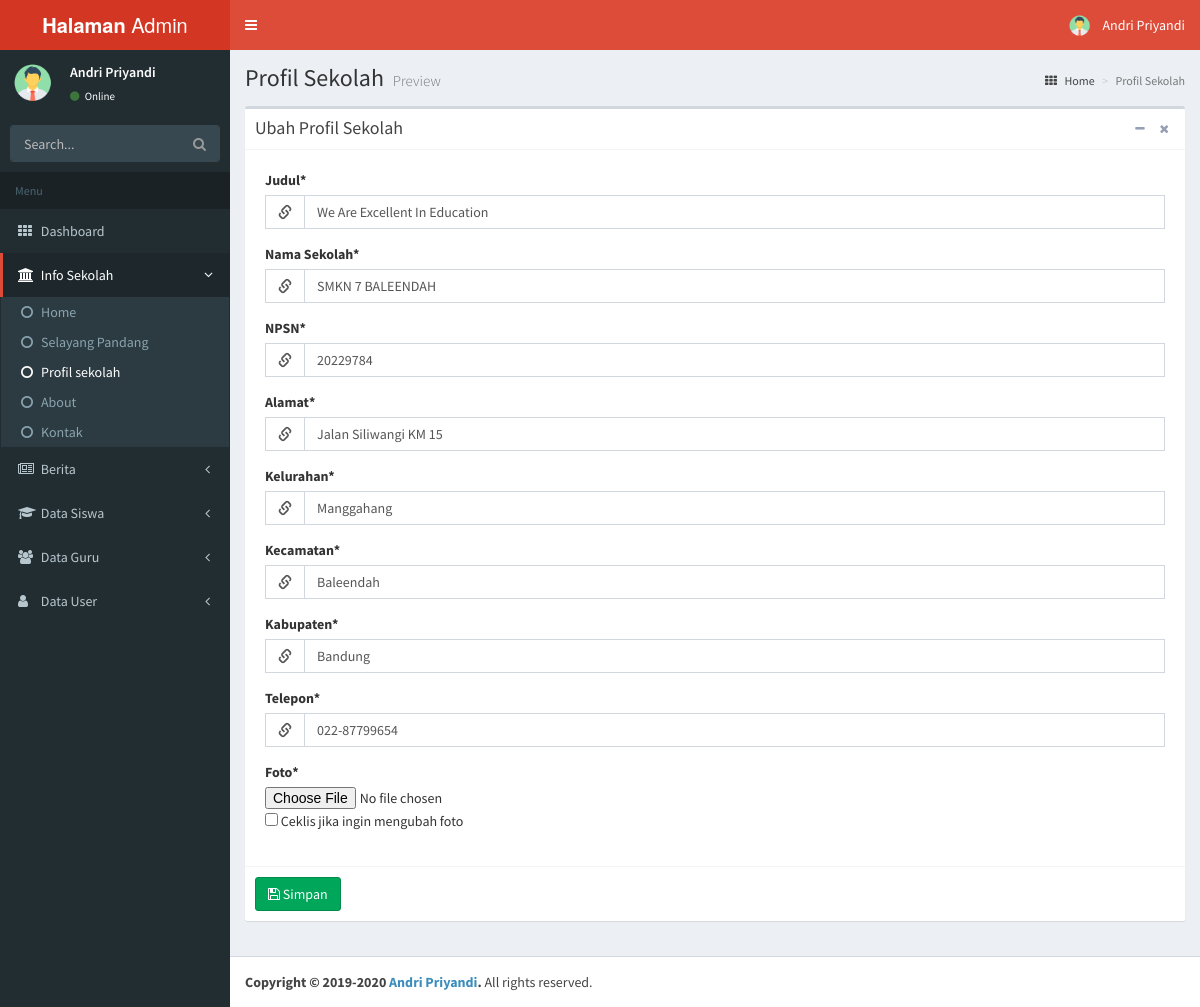
The page /dashboard/admin/profil_sekolah.php (signed in) on the database its author committed.
### tables this page shows
CREATE TABLE `user` (
  `id` int(11) NOT NULL,
  `nama` varchar(100) NOT NULL,
  `username` varchar(100) NOT NULL,
  `password` varchar(100) NOT NULL,
  `level` varchar(100) NOT NULL,
  `foto` varchar(255) NOT NULL
);

CREATE TABLE `profil_sekolah` (
  `id` int(11) NOT NULL,
  `judul` varchar(255) NOT NULL,
  `nama_sekolah` varchar(255) NOT NULL,
  `npsn` int(20) NOT NULL,
  `alamat` text NOT NULL,
  `kelurahan` varchar(255) NOT NULL,
  `kecamatan` varchar(255) NOT NULL,
  `kabupaten` varchar(255) NOT NULL,
  `telp` varchar(100) NOT NULL,
  `foto` varchar(255) NOT NULL
);

### dashboard/admin/profil_sekolah.php (the view, shortened to what this page needs)
<?php $page = "EditPS"; ?>
<?php include "_partials/meta.php"; ?>
<?php include "_partials/head.php"; ?>
<?php include "_partials/sidebar.php";?>
    <div class="wrapper">
      <div class="content-wrapper">
        <section class="content-header">
          <h1>Profil Sekolah <small>Preview</small></h1>
          <ol class="breadcrumb">
            <li><a href="index.php"><i class="fa fa-th"></i> Home</a></li>
            <li class="active">Profil Sekolah</li>
          </ol>
        </section>
        <section class="content">
          <div class="box">
            <div class="box-header with-border">
              <h1 class="box-title">Ubah Profil Sekolah</h1>
              <div class="box-tools pull-right">
                <button class="btn btn-box-tool" data-widget="collapse" data-toggle="tooltip" title="Collapse"><i class="fa fa-minus"></i></button>
                <button class="btn btn-box-tool" data-widget="remove" data-toggle="tooltip" title="Remove"><i class="fa fa-times"></i></button>
              </div>
            </div>
            <div class="box-body">
              <?php
                  include "../conf/koneksi.php";
                  $query = "SELECT * FROM profil_sekolah";
                  $sql = mysqli_query($koneksi, $query);
                  $data = mysqli_fetch_array($sql);
              ?>
              <form method="post" action="proses/pu_profil_sekolah.php?id=<?= $data['id']; ?>" enctype="multipart/form-data">
                <div class="box-body">
                    <div class="form-group">
                      <label>Judul*</label>
                      <div class="input-group">
                      <div class="input-group-addon">
                        <i class="glyphicon glyphicon-link"></i>
                      </div>
                      <input type="text" class="form-control" name="judul" value="<?php echo $data['judul']; ?>">
                    </div>
                    </div>
                    <div class="form-group">
                      <label>Nama Sekolah*</label>
                      <div class="input-group">
                      <div class="input-group-addon">
                        <i class="glyphicon glyphicon-link"></i>
                      </div>
                      <input type="text" class="form-control" name="nama_sekolah" value="<?php echo $data['nama_sekolah']; ?>">
                    </div>
                    </div>
                    <div class="form-group">
                      <label>NPSN*</label>
                      <div class="input-group">
                      <div class="input-group-addon">
                        <i class="glyphicon glyphicon-link"></i>
                      </div>
                      <input type="text" class="form-control" name="npsn" value="<?php echo $data['npsn']; ?>">
                    </div>
                    </div>
                    <div class="form-group">
                      <label>Alamat*</label>
                      <div class="input-group">
                      <div class="input-group-addon">
                        <i class="glyphicon glyphicon-link"></i>
                      </div>
                      <input type="text" class="form-control" name="alamat" value="<?php echo $data['alamat']; ?>">
                    </div>
                    </div>
                    <div class="form-group">
                      <label>Kelurahan*</label>
                      <div class="input-group">
                      <div class="input-group-addon">
                        <i class="glyphicon glyphicon-link"></i>
                      </div>
                      <input type="text" class="form-control" name="kelurahan" value="<?php echo $data['kelurahan']; ?>">
                    </div>
                    </div>
                    <div class="form-group">
                      <label>Kecamatan*</label>
                      <div class="input-group">
                      <div class="input-group-addon">
                        <i class="glyphicon glyphicon-link"></i>
                      </div>
                      <input type="text" class="form-control" name="kecamatan" value="<?php echo $data['kecamatan']; ?>">
                    </div>
                    </div>
                    <div class="form-group">
                      <label>Kabupaten*</label>
                      <div class="input-group">
                      <div class="input-group-addon">
                        <i class="glyphicon glyphicon-link"></i>
                      </div>
                      <input type="text" class="form-control" name="kabupaten" value="<?php echo $data['kabupaten']; ?>">
                    </div>
                    </div>
                    <div class="form-group">
                      <label>Telepon*</label>
                      <div class="input-group">
                      <div class="input-group-addon">
                        <i class="glyphicon glyphicon-link"></i>
                      </div>
                      <input type="text" class="form-control" name="telp" value="<?php echo $data['telp']; ?>">
                    </div>
                    </div>
                    <div class="form-group">
                      <label>Foto*</label>
                      <input type="file" name="foto">
                      <input type="checkbox" name="ubah_foto" value="true"> Ceklis jika ingin mengubah foto<br>
                    </div>
                  </div>
            </div>
            <div class="box-footer">
             <button type="submit" class="btn btn-success"><i class="fa fa-save"></i> Simpan</button>
            </div>
          </div>
        </section>
      </div>
      <?php include "_partials/footer.php"; ?>
    </div>
  </body>
</html>

### dashboard/admin/_partials/head.php (shortened to what this page needs)
<header class="main-header">
  <a href="#" class="logo">
    <span class="logo-lg"><b>Halaman</b> Admin</span>
  </a>
  <nav class="navbar navbar-static-top" role="navigation">
    <a href="#" class="sidebar-toggle" data-toggle="offcanvas" role="button">
    </a>
    <div class="navbar-custom-menu">
      <ul class="nav navbar-nav">
        <li class="dropdown user user-menu">
          <a href="#" class="dropdown-toggle" data-toggle="dropdown">
            <img src="proses/images/<?= $data['foto']; ?>" class="user-image" alt="User Image"/>
            <span class="hidden-xs"><?php echo $data['nama']; ?></span>
          </a>
        </li>
      </ul>
    </div>
  </nav>
</header>

### dashboard/admin/_partials/sidebar.php (shortened to what this page needs)
<aside class="main-sidebar">
  <section class="sidebar">
    <div class="user-panel">
      <div class="pull-left image">
        <img src="proses/images/<?= $data['foto']; ?>" class="img-circle" alt="User Image" />
      </div>
      <div class="pull-left info">
        <p><?php echo $data['nama']; ?></p>
        <a href="#"><i class="fa fa-circle text-success"></i> Online</a>
      </div>
    </div>
          <form action="#" method="get" class="sidebar-form">
            <div class="input-group">
              <input type="text" name="q" class="form-control" placeholder="Search..."/>
              <span class="input-group-btn">
                <button type='submit' name='search' id='search-btn' class="btn btn-flat"><i class="fa fa-search"></i></button>
              </span>
            </div>
          </form>
    <ul class="sidebar-menu">
      <li class="header">Menu</li>
      <li class=" <?php if($page == 'Home'){ echo 'active'; } ?>">
        <a href="index.php">
          <i class="fa fa-th"></i> <span>Dashboard</span>
        </a>
      </li>
      <li class="<?php if($page == 'EditHome' || $page == 'EditSP' || $page == 'EditPS' || $page == 'EditAbout' || $page == 'Kontak' ){ echo 'active'; } ?>">
        <a href="#">
          <i class="fa fa-university"></i>
          <span>Info Sekolah</span>
          <i class="fa fa-angle-left pull-right"></i>
        </a>
        <ul class="treeview-menu">
          <li class="<?php if($page == 'EditHome'){ echo 'active'; } ?>"><a href="home.php"><i class="fa fa-circle-o"></i>Home</a></li>
          <li class="<?php if($page == 'EditSP'){ echo 'active'; } ?>"><a href="sp.php"><i class="fa fa-circle-o"></i>Selayang Pandang</a></li>
          <li class="<?php if($page == 'EditPS'){ echo 'active'; } ?>"><a href="profil_sekolah.php"><i class="fa fa-circle-o"></i>Profil sekolah</a></li>
          <li class="<?php if($page == 'EditAbout'){ echo 'active'; } ?>"><a href="about.php"><i class="fa fa-circle-o"></i>About</a></li>
          <li class="<?php if($page == 'Kontak'){ echo 'active'; } ?>"><a href="kontak.php"><i class="fa fa-circle-o"></i>Kontak</a></li>
        </ul>
      </li>
      <li class="<?php if($page == 'Berita' || $page == 'TampilanBerita' ){ echo 'active'; } ?>">
        <a href="#">
          <i class="fa fa-newspaper-o"></i> <span>Berita</span>
          <i class="fa fa-angle-left pull-right"></i>
        </a>
      </li>
      <li class=" <?php if($page == 'TambahSiswa' || $page == 'ListSiswa' ){ echo 'active'; } ?>">
        <a href="#">
          <i class="fa fa-mortar-board"></i>
          <span>Data Siswa</span>
          <i class="fa fa-angle-left pull-right"></i>
        </a>
      </li>
      <li class="<?php if($page == 'TambahGuru' || $page == 'ListGuru' ){ echo 'active'; } ?>">
        <a href="#">
          <i class="fa fa-group"></i> <span>Data Guru</span>
          <i class="fa fa-angle-left pull-right"></i>
        </a>
      </li>
      <li class="<?php if($page == 'TambahUser' || $page == 'ListUser' ){ echo 'active'; } ?>">
        <a href="#">
          <i class="fa fa-user"></i> <span>Data User</span>
          <i class="fa fa-angle-left pull-right"></i>
        </a>
      </li>
  </section>
</aside>

### rows shown on the page
user: foto (picture), nama "Andri Priyandi"
profil_sekolah: judul "We Are Excellent In Education", nama_sekolah "SMKN 7 BALEENDAH", npsn "20229784", alamat "Jalan Siliwangi KM 15", kelurahan "Manggahang", kecamatan "Baleendah", kabupaten "Bandung", telp "022-87799654"
